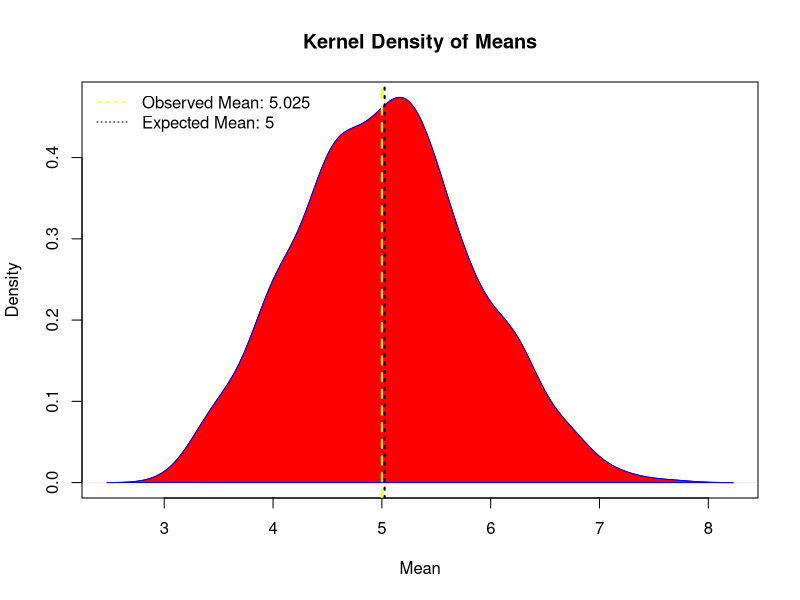
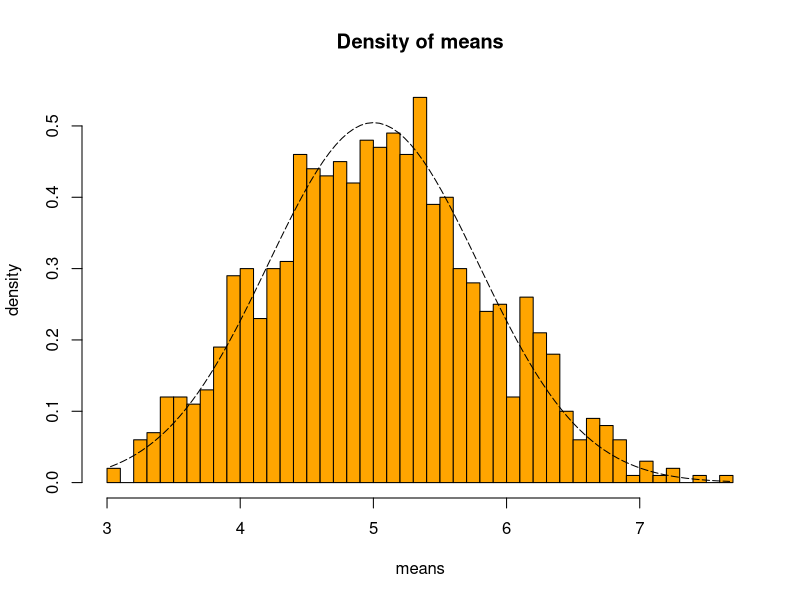
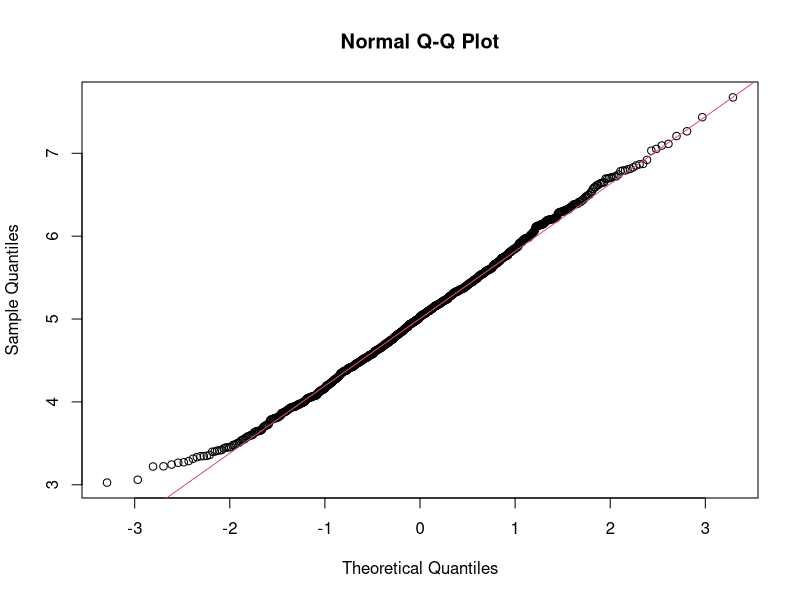
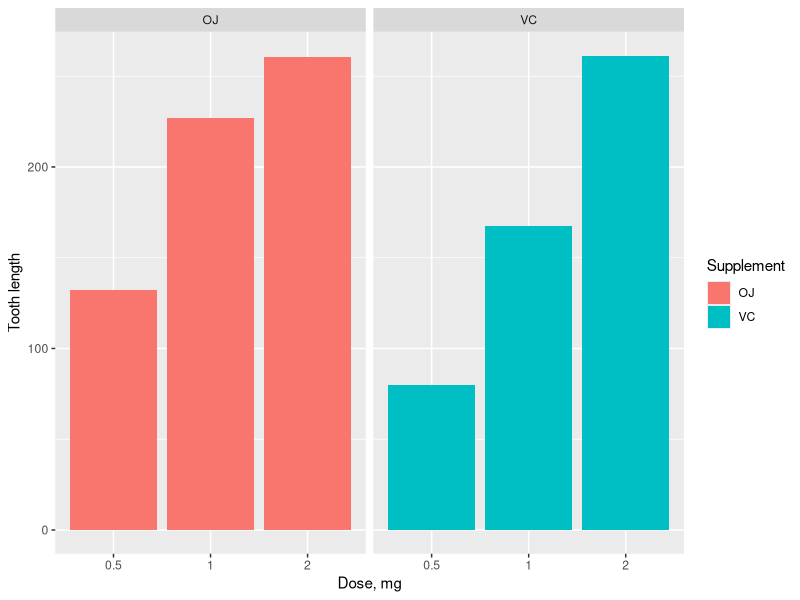

Source code (R) for these figures, in order:
library(datasets)
library(ggplot2)

set.seed(round(1000*pi, 0))

lambda <- 0.2
# We willl be taking the average of 40 exponentials
n <- 40
# we will be comparing this distribution to 1000 random uniforms
numOfSims <- 1000
simulatedExponentials <- replicate(numOfSims, rexp(n, lambda))
# now lets compute the mean of these simulations
means <- apply(simulatedExponentials, 2, mean)


d <- density(means)
plot(d, main = "Kernel Density of Means", xlab = "Mean")
polygon(d, col = "red", border = "blue")
observed_mean <- mean(means)
legend("topleft", legend = c(paste("Observed Mean:",round(observed_mean,3)), paste("Expected Mean:",lambda^-1)),
       lty = c(2,3), col = c("yellow", "black"), bty = "n")
abline(v=lambda^-1, col = "yellow", lwd = 2, lty = 2)
abline(v=observed_mean, col = "black", lty = 3, lwd = 2)

# first let's compute the standard deviations
sample_sd <- sd(means)
expected_sd <- (1/lambda)/sqrt(n)
# now let's focus on the variance of the 2
sample_var <- sample_sd^2
expected_var <- ((1/lambda)*(1/sqrt(n)))^2
compareMatrix <- matrix(c(1/lambda,observed_mean,
                          expected_var, sample_var), nrow = 2)
rownames(compareMatrix) <- c("Expected","Observed")
colnames(compareMatrix) <- c("mean", "variance")
compareMatrix

# lets overlay the normal distribution over our observed data (density/histogram)
xfit <- seq(min(means), max(means), length=100)
yfit <- dnorm(xfit, mean=1/lambda, sd=(1/lambda/sqrt(n)))
hist(means,breaks=n,prob=T,col="orange",xlab = "means",main="Density of means",ylab="density")
lines(xfit, yfit, pch=22, col="black", lty=5)

qqnorm(means)
qqline(means, col = 2)


tg <- ToothGrowth
tg$dose <- as.factor(tg$dose)
str(tg)
summary(tg)

ggplot(data=tg, aes(x=dose, y=len, fill=supp)) + geom_bar(stat="identity",) + facet_grid(. ~ supp) + 
  xlab("Dose, mg") + ylab("Tooth length") + guides(fill=guide_legend(title="Supplement"))

ci <- t.test(len ~ supp, data = tg)
pval <- ci$p.value

tg.dose1 <- subset(tg, dose %in% c(0.5,1.0))
tg_dose2 <- subset(tg, dose %in% c(0.5,2.0))
tg_dose3 <- subset(tg, dose %in% c(1.0,2.0))

# construct the CI for dose of 0.5 and 1.0
t.test(len ~ dose, data = tg.dose1)
#construct the CI for a dose of 0.5 and 2.0
t.test(len ~ dose, data = tg_dose2)
# construct the CI for a dose of 1.0 and 2.0
t.test(len ~ dose, data = tg_dose3)